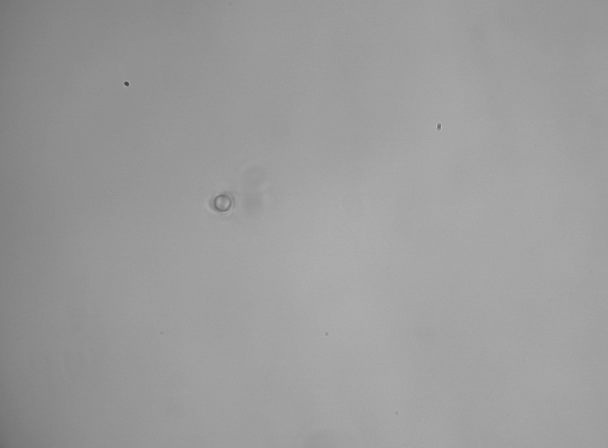
#> input picture video1trim/frame_0000.png, 1216 x 896 px (shown at 1/2 size)
$ python -i microbead_detector_optimized.py   (imports and definitions only)
#> lines starting #> are read from the running program, lines starting #| are printed output that depends on the picture
#!/usr/bin/env python3
"""
microbead_detector_optimized.py

Detects microbeads in videos and writes copies of each video with circles drawn
on them:

    ORANGE circle  =  POTENTIAL bead.  Appears on the very first frame in which
                      something moves (a moving bead is blurry and cannot be
                      recognised from one image, but it shows up instantly as a
                      moving blob when the frame is compared with the frames
                      just before it).
    RED circle     =  CONFIRMED bead.  A potential bead that has been followed
                      for CONFIRM_SECONDS (0.33 s) and whose 0.33 s of track
                      history shows real travel across the solution.  Once red,
                      it stays red while it is tracked (also after it gets
                      trapped and stops moving).

TIMING (new):
    * The processing time of every frame (in ms) is written in the bottom-right
      corner of each output video.
    * That time is for ONE run of the algorithm on that frame - it is NOT the
      sum over the different min-score outputs. (The template search is done
      once per frame and shared by all min-score videos, so the number is the
      same in all of them, see TIMING_INCLUDES_TRACKING below.)
    * The average ms/frame of every video is printed in the terminal.

How a potential bead is found (motion detector, every frame):
    * each frame is high-pass filtered (removes the slow brightness gradient)
    * a "background" is built as the median of the previous ~8 frames
      (skipping the last 2) -> anything that is not in that background is new
    * pixels that differ by more than MOTION_THRESH are grouped into blobs; the
      blobs of the right size/shape are the potential beads
    * blobs sitting right next to a long-standing static object (e.g. the ring
      in the left of the image, whose texture flickers) are ignored

How a potential bead becomes a real bead (judged only from 0.33 s of frames):
    * it was seen in most of those frames
    * it travelled (extent across the solution >= MIN_EXTENT_PX)
    * it kept moving (most frame-to-frame steps >= MIN_STEP_PX)
    * it did not just go back and forth (net / path >= MIN_EFFICIENCY)
  Smudges, dust, flicker and match jitter stay near one spot and fail this.

The grayscale-pyramid template match (IMAQ Match Pattern 4 replica) is still
used: matches at or above the min score keep a confirmed bead tracked after it
stops moving (trapped bead), where there is no motion blob any more.

Expected layout (next to this script, or pass --base-dir):
    ../VideoFiles3/       video1.wmv, video2.mp4, ...
    ../TemplateImages/    template1.png, template2.png, template3.png
    ../ProcessedVideos3/  created automatically

Dependencies:  pip install opencv-python numpy
"""

import argparse
import gc
import math
import os
import re
import sys
import time
from collections import deque
from dataclasses import dataclass
from pathlib import Path

import cv2
import numpy as np

# =============================================================================
# CONFIGURATION
# =============================================================================
VIDEO_DIR_NAME = "../VideoFiles3"
TEMPLATE_DIR_NAME = "../TemplateImages"
OUTPUT_DIR_NAME = "../ProcessedVideos3"
VIDEO_EXTENSIONS = (".mp4", ".avi", ".mov", ".mkv", ".wmv", ".m4v")
TEMPLATE_EXTENSIONS = (".png", ".jpg", ".jpeg", ".bmp", ".tif", ".tiff")

NUM_MATCHES = 2  # red beads drawn per frame; if more, the farthest apart are kept
MIN_SCORES = list(range(300, 500, 25))  # 300, 325, ... 700 (scale 1-1000)
ANGLE_RANGE = (0, 0)  # degrees (min, max); (0, 0) = no rotation search
ANGLE_STEP = 5

ALGORITHMS = ["GrayscalePyramid"]
ADVANCED_OPTIONS = ["LDContrastSubpixel"]

MIN_SEPARATION_FRACTION = 0.5  # min distance between matches, as a fraction of the template size
MAX_CANDIDATES = 20  # template candidates kept per frame
PEAKS_PER_TEMPLATE = 8  # coarse peaks refined per template and frame
PYRAMID_COARSE_MARGIN = 0.15  # coarse-stage threshold = lowest min score - margin

# ---- per-frame timing overlay ----
SHOW_TIMING = True              # draw "xx.x ms" in the bottom-right corner of every frame
TIMING_INCLUDES_TRACKING = False  # False = time of the template match (IMAQ Match Pattern 4
                                  #         replica) alone, identical in every min-score video.
                                  # True  = also add the motion detector + the tracking of that
                                  #         min score for that frame (differs a little per score)
TIMING_FONT_SCALE = 0.8         # text size for a 720 px high video (scales with the video height)
TIMING_TEXT_COLOR = (255, 255, 255)  # BGR
TIMING_BG_COLOR = (0, 0, 0)          # BGR box behind the text

# ---- motion detector (potential beads, found from the very first frame) ----
MOTION_SCALE = 0.5          # motion analysis runs on a half-size image (speed)
MOTION_HP_SIGMA_SMALL = 1.5  # high-pass = blur(small) - blur(large)
MOTION_HP_SIGMA_LARGE = 15.0
BG_FRAMES = 8               # background = median of this many previous frames ...
BG_GAP = 2                  # ... skipping the most recent BG_GAP frames
MIN_BG_FRAMES = 3           # motion detection starts when this many are available
MOTION_THRESH = 4.0         # gray-level difference that counts as "changed"
MOTION_MIN_PEAK = 6.0       # a blob must reach this difference somewhere
MOTION_MIN_AREA = 150       # blob area range in full-resolution pixels
MOTION_MAX_AREA = 9000
MOTION_MIN_FILL = 0.30      # blob area / bounding box area
MOTION_MAX_ASPECT = 3.5     # long side / short side of the bounding box
MOTION_MIN_SEP = 100.0      # px; of two blobs closer than this only the stronger is kept
MAX_MOTION_BLOBS = 6
MOTION_R_MIN, MOTION_R_MAX = 27.0, 50.0  # circle radius range for motion blobs

# ---- potential -> confirmed bead (times in seconds, converted with the fps) ----
MOTION_FILTER = True        # False = every template candidate >= min score is a bead
CONFIRM_SECONDS = 0.33      # a potential bead is judged after this long
MIN_SEEN_FRACTION = 0.7     # it must have been seen in this fraction of those frames
MIN_EXTENT_PX = 60.0        # largest distance between any two positions in that time
MIN_EFFICIENCY = 0.15       # net distance / path length (very low = just back and forth)
MIN_STEP_PX = 8.0           # px per frame that counts as "really moving"
MIN_STEP_FRACTION = 0.6     # this fraction of the frame-to-frame steps must be that big
LINK_BASE_GATE_PX = 15.0    # a slow / still track only links to blobs this close (per frame)
LINK_SPEED_FACTOR = 2.5     # ...plus this multiple of its last speed (px/frame)
MAX_LINK_DIST = 170.0       # px per frame: gate for brand-new tracks and upper limit
TEMPLATE_JOIN_PX = 45.0     # a template match may only join a track this close to it
MAX_GAP_SECONDS = 0.2       # a track may go unobserved this long before it is dropped
POTENTIAL_HOLD_FRAMES = 2   # orange circle is kept this many frames without a new sighting

# ---- static objects (ignored by the motion detector) ----
STATIC_RADIUS_PX = 6.0      # a template match this close to the last one is "the same, not moving"
STATIC_SECONDS = 0.5        # ...for this long makes it a static object
ANCHOR_RADIUS_PX = 60.0     # new motion blobs this close to a static object are ignored
ANCHOR_MIN_SCORE = 400      # static objects are looked for in matches >= max(min score, this)

ORANGE = (0, 165, 255)      # BGR: potential bead
RED = (0, 0, 255)           # BGR: confirmed bead
CIRCLE_THICKNESS = 2
CIRCLE_PADDING = 3  # px added to the template radius
SHIFT = 4  # fractional bits used when drawing (subpixel circles)


# =============================================================================
# DATA
# =============================================================================
@dataclass
class Match:
    score: float  # 0-1000 (0 for motion blobs)
    cx: float
    cy: float
    angle: float
    w: int  # size of the original (unrotated) template (motion blobs: circle diameter)
    h: int
    src: str = "tmpl"  # "tmpl" = template match, "motion" = moving blob
    peak: float = 0.0  # motion blobs: strongest difference to the background


# =============================================================================
# IMAGE HELPERS
# =============================================================================
# [4 lines left out: function pyr_down_n, not called in this run]


class FramePyramid:
    """Lazily built image pyramid."""

    def __init__(self, base):
        self.imgs = [base]

    # [40 lines left out: functions get, run_match, top_peaks, subpixel_offset, not called in this run]


# =============================================================================
# TEMPLATE VARIANTS
# =============================================================================
class Rep:
    """A template representation (grayscale) plus its coarse copy."""

    # [9 lines left out: function __init__, not called in this run]


class Variant:
    """One (possibly rotated) version of a template with everything precomputed."""

    # [100 lines left out: functions __init__, _auto_levels, refine_peaks, pyramid_search, suppress_close, detect_templates, not called in this run]


# =============================================================================
# MOTION DETECTOR (potential beads, available from the first moving frame)
# =============================================================================
class MotionDetector:
    """Finds blobs that are new compared with the last few frames."""

    def __init__(self):
        self.buf = deque(maxlen=BG_FRAMES + BG_GAP)
        self.k_open = np.ones((3, 3), np.uint8)
        self.k_close = np.ones((7, 7), np.uint8)

    def update(self, gray):
        s = cv2.resize(gray, None, fx=MOTION_SCALE, fy=MOTION_SCALE,
                       interpolation=cv2.INTER_AREA).astype(np.float32)
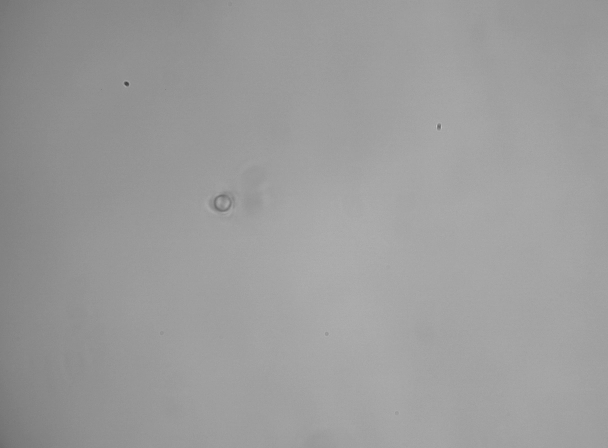
#> s: shape (448, 608) float32; min 63, max 196, mean 155.5
        hp = (cv2.GaussianBlur(s, (0, 0), MOTION_HP_SIGMA_SMALL)
              - cv2.GaussianBlur(s, (0, 0), MOTION_HP_SIGMA_LARGE))
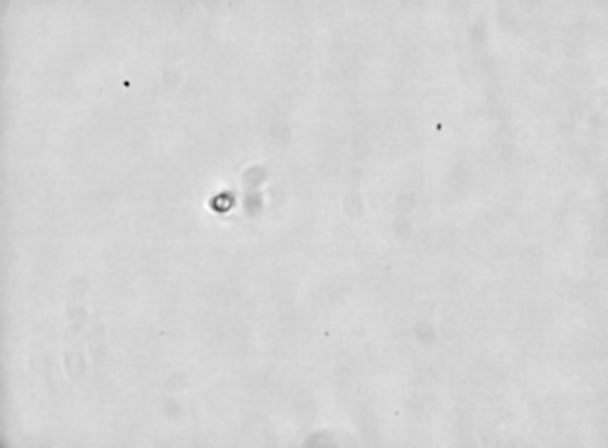
#> hp: shape (448, 608) float32; min -43.74, max 8.7, mean -0.0051; drawn with min black and max white
        blobs = []
        if len(self.buf) >= BG_GAP + MIN_BG_FRAMES:
            hist = list(self.buf)[:len(self.buf) - BG_GAP]
            bg = np.median(np.stack(hist), axis=0)
            d = np.abs(hp - bg)
            blobs = self._blobs(d)
        self.buf.append(hp)
        return blobs

    # [242 lines left out: functions _blobs, track_gate, window_is_bead, nearest_track, find_beads, choose_beads and 4 more, not called in this run]


def output_name(stem, score, algo, adv):
    return f"{stem}_MinScore{score}_{algo}_{adv}.mp4"


# [252 lines left out: functions remove_quietly, detect_all, process_video, main, not called in this run]


# [2 lines not run here, left out]

>>> import cv2
>>> picture = cv2.imread('../video1trim/frame_0000.png', cv2.IMREAD_GRAYSCALE)
>>> result = MotionDetector().update(picture)
#> result = []
